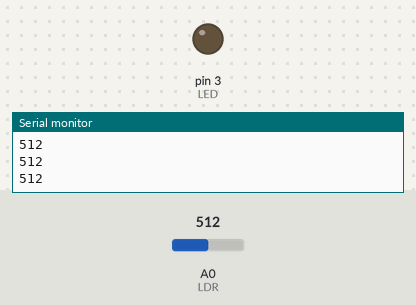
The sketch below on a simulated Arduino Uno, built with avr-gcc and run on an emulated ATmega328P. Parts: output pins drawn as LEDs (lit = HIGH), the last lines printed to the serial monitor. The inputs (shaded band) are chosen by the test bench; at power-on: A0 (LDR) = 512.

Above: at 1.2 s.
1.3 s: A0 (LDR) set to 359
2.8 s: A0 (LDR) set to 337
At 4.0 s:
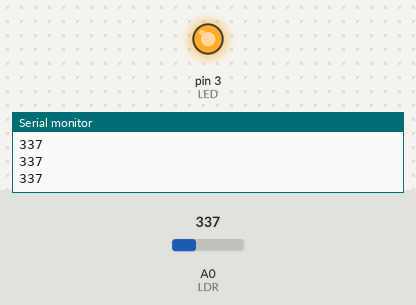
4.3 s: A0 (LDR) set to 360
At 5.2 s:
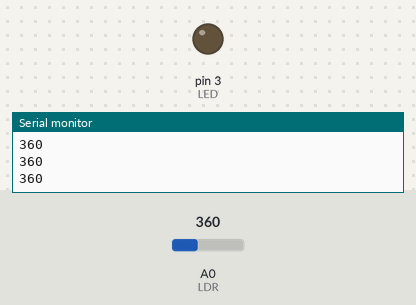
5.8 s: A0 (LDR) set to 340
At 6.4 s:
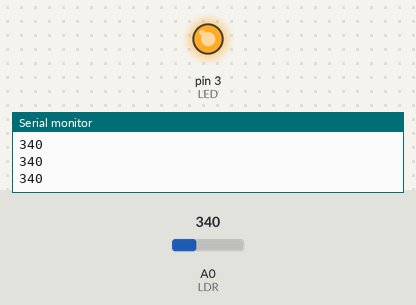
Timing chart, 0 to 8.3 s (numbered marks = the images above; inputs shaded):
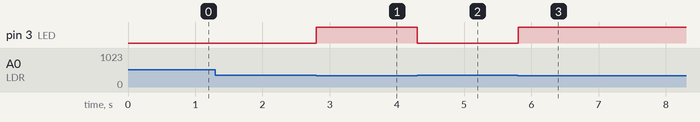

The sketch:

LDR_Kullanimi.ino
```cpp
#define LED 3
#define LDR A0

void setup() {
  Serial.begin(9600);
  pinMode(LED, OUTPUT);
}

void loop() {
  Serial.println(analogRead(LDR));

  if (analogRead(LDR) < 350) {
    digitalWrite(LED, 1);
  }

  else {
    digitalWrite(LED, 0);
  }
}
```

Measured:
- the behaviour switches between 350 and 349 on A0 (LDR) (found by bisection; images 0 and 1)
- after the input at 2.8 s, pin 3 (LED): LOW → HIGH at once
- after the input at 4.3 s, pin 3 (LED): HIGH → LOW at once
- after the input at 5.8 s, pin 3 (LED): LOW → HIGH at once
